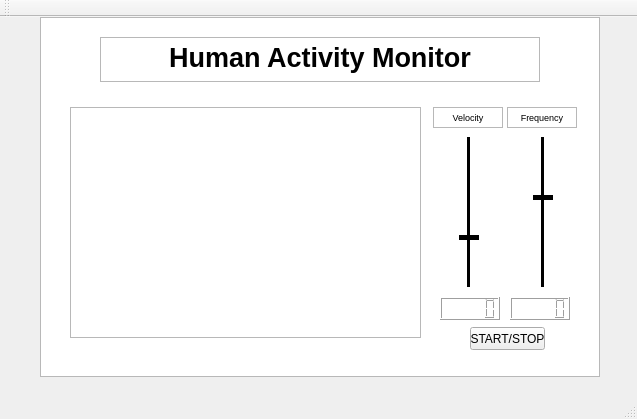
<?xml version="1.0" encoding="UTF-8"?>
<ui version="4.0">
 <class>MainWindow</class>
 <widget class="QMainWindow" name="MainWindow">
  <property name="geometry">
   <rect>
    <x>0</x>
    <y>0</y>
    <width>637</width>
    <height>419</height>
   </rect>
  </property>
  <property name="windowTitle">
   <string>MainWindow</string>
  </property>
  <widget class="QWidget" name="centralWidget">
   <widget class="QTextBrowser" name="textBrowser">
    <property name="geometry">
     <rect>
      <x>40</x>
      <y>0</y>
      <width>560</width>
      <height>360</height>
     </rect>
    </property>
   </widget>
   <widget class="QLCDNumber" name="lcdNumber">
    <property name="geometry">
     <rect>
      <x>440</x>
      <y>280</y>
      <width>60</width>
      <height>23</height>
     </rect>
    </property>
   </widget>
   <widget class="QLCDNumber" name="lcdNumber_2">
    <property name="geometry">
     <rect>
      <x>510</x>
      <y>280</y>
      <width>60</width>
      <height>23</height>
     </rect>
    </property>
   </widget>
   <widget class="QTextBrowser" name="textBrowser_2">
    <property name="geometry">
     <rect>
      <x>100</x>
      <y>20</y>
      <width>440</width>
      <height>45</height>
     </rect>
    </property>
    <property name="html">
     <string>&lt;!DOCTYPE HTML PUBLIC &quot;-//W3C//DTD HTML 4.0//EN&quot; &quot;http://www.w3.org/TR/REC-html40/strict.dtd&quot;&gt;
&lt;html&gt;&lt;head&gt;&lt;meta name=&quot;qrichtext&quot; content=&quot;1&quot; /&gt;&lt;style type=&quot;text/css&quot;&gt;
p, li { white-space: pre-wrap; }
&lt;/style&gt;&lt;/head&gt;&lt;body style=&quot; font-family:'MS Shell Dlg 2'; font-size:8.25pt; font-weight:400; font-style:normal;&quot;&gt;
&lt;p align=&quot;center&quot; style=&quot; margin-top:0px; margin-bottom:0px; margin-left:0px; margin-right:0px; -qt-block-indent:0; text-indent:0px;&quot;&gt;&lt;span style=&quot; font-size:20pt; font-weight:600;&quot;&gt;Human Activity Monitor&lt;/span&gt;&lt;/p&gt;&lt;/body&gt;&lt;/html&gt;</string>
    </property>
   </widget>
   <widget class="QFrame" name="frame">
    <property name="geometry">
     <rect>
      <x>70</x>
      <y>90</y>
      <width>351</width>
      <height>231</height>
     </rect>
    </property>
    <property name="frameShape">
     <enum>QFrame::StyledPanel</enum>
    </property>
    <property name="frameShadow">
     <enum>QFrame::Raised</enum>
    </property>
    <widget class="OpenCVViewer" name="widget" native="true">
     <property name="geometry">
      <rect>
       <x>-1</x>
       <y>-1</y>
       <width>351</width>
       <height>231</height>
      </rect>
     </property>
    </widget>
   </widget>
   <widget class="QPushButton" name="pushButton">
    <property name="geometry">
     <rect>
      <x>470</x>
      <y>310</y>
      <width>75</width>
      <height>23</height>
     </rect>
    </property>
    <property name="text">
     <string>START/STOP</string>
    </property>
   </widget>
   <widget class="QTextEdit" name="textEdit">
    <property name="geometry">
     <rect>
      <x>433</x>
      <y>90</y>
      <width>70</width>
      <height>21</height>
     </rect>
    </property>
    <property name="html">
     <string>&lt;!DOCTYPE HTML PUBLIC &quot;-//W3C//DTD HTML 4.0//EN&quot; &quot;http://www.w3.org/TR/REC-html40/strict.dtd&quot;&gt;
&lt;html&gt;&lt;head&gt;&lt;meta name=&quot;qrichtext&quot; content=&quot;1&quot; /&gt;&lt;style type=&quot;text/css&quot;&gt;
p, li { white-space: pre-wrap; }
&lt;/style&gt;&lt;/head&gt;&lt;body style=&quot; font-family:'MS Shell Dlg 2'; font-size:8.25pt; font-weight:400; font-style:normal;&quot;&gt;
&lt;p align=&quot;center&quot; style=&quot; margin-top:0px; margin-bottom:0px; margin-left:0px; margin-right:0px; -qt-block-indent:0; text-indent:0px;&quot;&gt;&lt;span style=&quot; font-size:7pt;&quot;&gt;Velocity&lt;/span&gt;&lt;/p&gt;&lt;/body&gt;&lt;/html&gt;</string>
    </property>
   </widget>
   <widget class="QTextEdit" name="textEdit_2">
    <property name="geometry">
     <rect>
      <x>507</x>
      <y>90</y>
      <width>70</width>
      <height>21</height>
     </rect>
    </property>
    <property name="html">
     <string>&lt;!DOCTYPE HTML PUBLIC &quot;-//W3C//DTD HTML 4.0//EN&quot; &quot;http://www.w3.org/TR/REC-html40/strict.dtd&quot;&gt;
&lt;html&gt;&lt;head&gt;&lt;meta name=&quot;qrichtext&quot; content=&quot;1&quot; /&gt;&lt;style type=&quot;text/css&quot;&gt;
p, li { white-space: pre-wrap; }
&lt;/style&gt;&lt;/head&gt;&lt;body style=&quot; font-family:'MS Shell Dlg 2'; font-size:8.25pt; font-weight:400; font-style:normal;&quot;&gt;
&lt;p align=&quot;center&quot; style=&quot; margin-top:0px; margin-bottom:0px; margin-left:0px; margin-right:0px; -qt-block-indent:0; text-indent:0px;&quot;&gt;&lt;span style=&quot; font-size:7pt;&quot;&gt;Frequency&lt;/span&gt;&lt;/p&gt;&lt;/body&gt;&lt;/html&gt;</string>
    </property>
   </widget>
   <widget class="Line" name="line">
    <property name="geometry">
     <rect>
      <x>459</x>
      <y>210</y>
      <width>20</width>
      <height>20</height>
     </rect>
    </property>
    <property name="frameShadow">
     <enum>QFrame::Plain</enum>
    </property>
    <property name="lineWidth">
     <number>5</number>
    </property>
    <property name="orientation">
     <enum>Qt::Horizontal</enum>
    </property>
   </widget>
   <widget class="Line" name="line_2">
    <property name="geometry">
     <rect>
      <x>463</x>
      <y>120</y>
      <width>10</width>
      <height>150</height>
     </rect>
    </property>
    <property name="frameShadow">
     <enum>QFrame::Plain</enum>
    </property>
    <property name="lineWidth">
     <number>3</number>
    </property>
    <property name="midLineWidth">
     <number>3</number>
    </property>
    <property name="orientation">
     <enum>Qt::Vertical</enum>
    </property>
   </widget>
   <widget class="Line" name="line_3">
    <property name="geometry">
     <rect>
      <x>537</x>
      <y>120</y>
      <width>10</width>
      <height>150</height>
     </rect>
    </property>
    <property name="frameShadow">
     <enum>QFrame::Plain</enum>
    </property>
    <property name="lineWidth">
     <number>3</number>
    </property>
    <property name="midLineWidth">
     <number>3</number>
    </property>
    <property name="orientation">
     <enum>Qt::Vertical</enum>
    </property>
   </widget>
   <widget class="Line" name="line_4">
    <property name="geometry">
     <rect>
      <x>533</x>
      <y>170</y>
      <width>20</width>
      <height>20</height>
     </rect>
    </property>
    <property name="frameShadow">
     <enum>QFrame::Plain</enum>
    </property>
    <property name="lineWidth">
     <number>5</number>
    </property>
    <property name="orientation">
     <enum>Qt::Horizontal</enum>
    </property>
   </widget>
  </widget>
  <widget class="QMenuBar" name="menuBar">
   <property name="geometry">
    <rect>
     <x>0</x>
     <y>0</y>
     <width>637</width>
     <height>21</height>
    </rect>
   </property>
  </widget>
  <widget class="QToolBar" name="mainToolBar">
   <attribute name="toolBarArea">
    <enum>TopToolBarArea</enum>
   </attribute>
   <attribute name="toolBarBreak">
    <bool>false</bool>
   </attribute>
  </widget>
  <widget class="QStatusBar" name="statusBar"/>
 </widget>
 <layoutdefault spacing="6" margin="11"/>
 <customwidgets>
  <customwidget>
   <class>OpenCVViewer</class>
   <extends>QWidget</extends>
   <header location="global">opencvviewer.h</header>
   <container>1</container>
  </customwidget>
 </customwidgets>
 <resources/>
 <connections/>
</ui>
